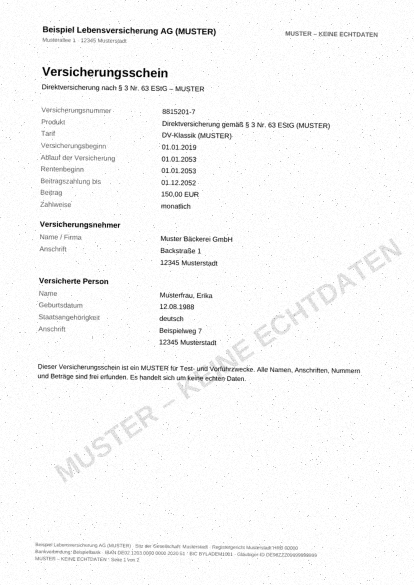
#> input picture tests/fixtures/synthetic/MUSTER_Police_Scan_lowres.png, 827 x 1170 px (shown at 1/2 size); its folder holds only this picture in this run
$ python -i preprocess.py   (imports and definitions only)
#> lines starting #> are read from the running program, lines starting #| are printed output that depends on the picture; after the words box and inside, x2 and y2 are one past the last pixel; in counts of white or black regions, pixels touching at a corner belong together
"""Bildvorverarbeitung für die Texterkennung (Graustufen, Vergrößern, Begradigen, Entrauschen).

Alle Funktionen arbeiten im Speicher und verändern das übergebene Bild nicht.

Winkelkonvention: Winkel in Grad, positiv = gegen den Uhrzeigersinn – wie bei
``PIL.Image.rotate``. ``estimate_skew()`` liefert den Korrekturwinkel, d. h.
``image.rotate(estimate_skew(image))`` begradigt das Bild.
"""

from __future__ import annotations

import math

import numpy as np
from PIL import Image, ImageFilter

from ..documents.pages import to_rgb

#: Zielauflösung für Tesseract.
TARGET_OCR_DPI = 300.0
#: Höchster Vergrößerungsfaktor.
MAX_UPSCALE_FACTOR = 3.0
#: Größte Bildfläche nach dem Vergrößern (ca. 1,5 × A4 bei 300 dpi).
MAX_UPSCALE_PIXELS = 14_000_000
#: Begradigung erst ab diesem Winkel (Grad).
MIN_DESKEW_ANGLE = 0.5
#: Gesuchter Winkelbereich (± Grad) und Schrittweite.
MAX_SKEW_ANGLE = 5.0
SKEW_STEP = 0.25

_SKEW_ANALYSIS_MAX_SIDE = 1200
_MIN_INK_SHARE = 0.002
_MAX_INK_SHARE = 0.5
_MIN_GAIN = 1.02  # bester Winkel muss das Profil um mind. 2 % gegenüber 0° verbessern


def to_grayscale(image: Image.Image) -> Image.Image:
    """Bild als 8-Bit-Graustufen ("L"); Transparenz wird auf Weiß gelegt."""
    if image.mode == "L":
        return image.copy()
    if image.mode == "1":
        return image.convert("L")
    return to_rgb(image).convert("L")


# [25 lines left out: function upscale_if_small, not called in this run]


def _otsu_threshold(gray: np.ndarray) -> int:
    hist = np.bincount(gray.ravel(), minlength=256).astype(np.float64)
    total = gray.size
    if total == 0:
        return 128
    weights = np.arange(256, dtype=np.float64)
    cum_count = np.cumsum(hist)
    cum_mean = np.cumsum(hist * weights)
    global_mean = cum_mean[-1] / total
    with np.errstate(divide="ignore", invalid="ignore"):
        between = (global_mean * cum_count - cum_mean) ** 2 / (cum_count * (total - cum_count))
    between = np.nan_to_num(between, nan=0.0, posinf=0.0, neginf=0.0)
    return int(np.argmax(between))


def binarize(image: Image.Image) -> np.ndarray:
    """Otsu-Binarisierung: ``True`` = dunkles Pixel (Schrift)."""
    gray = np.asarray(to_grayscale(image), dtype=np.uint8)
    return gray <= _otsu_threshold(gray)


def _profile_score(ink: Image.Image) -> float:
    rows = np.asarray(ink, dtype=np.float64).sum(axis=1)
    diffs = np.diff(rows)
    return float((diffs * diffs).sum())


def estimate_skew(image: Image.Image, max_angle: float = MAX_SKEW_ANGLE, step: float = SKEW_STEP) -> float:
    """Schräglage über Projektionsprofile schätzen (Korrekturwinkel in Grad, siehe Modul).

    Analyse auf einer verkleinerten, binarisierten Kopie; geprüft werden
    Winkel von ``-max_angle`` bis ``+max_angle`` in Schritten von ``step``.
    Ohne erkennbare Textzeilen wird 0.0 zurückgegeben.
    """
    if image.width < 16 or image.height < 16 or step <= 0:
        return 0.0
    gray = to_grayscale(image)
    longest = max(gray.size)
    if longest > _SKEW_ANALYSIS_MAX_SIDE:
        scale = _SKEW_ANALYSIS_MAX_SIDE / longest
        gray = gray.resize(
            (max(1, round(gray.width * scale)), max(1, round(gray.height * scale))),
            Image.Resampling.BILINEAR,
        )
    ink_mask = binarize(gray)
    ink_share = float(ink_mask.mean())
    if not _MIN_INK_SHARE <= ink_share <= _MAX_INK_SHARE:
        return 0.0
    ink = Image.fromarray((ink_mask * 255).astype(np.uint8))
    steps = int(round(max_angle / step))
    angles = [i * step for i in range(-steps, steps + 1)]
    scores = {
        angle: _profile_score(ink.rotate(angle, resample=Image.Resampling.NEAREST, expand=False, fillcolor=0))
        for angle in angles
    }
    best_angle = max(scores, key=lambda a: (scores[a], -abs(a)))
    baseline = scores.get(0.0, 0.0)
    if best_angle == 0.0 or baseline <= 0 or scores[best_angle] < baseline * _MIN_GAIN:
        return 0.0
    return float(best_angle)


def deskew(image: Image.Image, min_angle: float = MIN_DESKEW_ANGLE) -> tuple[Image.Image, float]:
    """Bild begradigen, wenn die Schräglage größer als ``min_angle`` ist.

    Rückgabe: (Bild, angewendeter Winkel). Der Winkel ist 0.0, wenn nichts
    gedreht wurde. Größe bleibt gleich (Drehung um die Bildmitte, Rand weiß).
    """
    angle = estimate_skew(image)
    if abs(angle) <= min_angle:
        return image, 0.0
    fill: int | tuple[int, ...] = 255 if image.mode in ("L", "1") else (255,) * len(image.getbands())
    rotated = image.rotate(angle, resample=Image.Resampling.BICUBIC, expand=False, fillcolor=fill)
    return rotated, angle


# [51 lines left out: functions rotate_point_back, denoise_median, rotate_box_back, not called in this run]

>>> from PIL import Image
>>> picture = Image.open('../../../tests/fixtures/synthetic/MUSTER_Police_Scan_lowres.png')
#> picture is the input picture: PIL image 827x1170 L; min 0, max 255, mean 247.8
>>> result = deskew(picture)
#> in _otsu_threshold, `hist = np.bincount(gray.ravel(), minlength=256).astype(np.float64)`: hist = 256 values, max 805054 at index 255, min 0 at index 1, mean 3779.6
#> in _otsu_threshold, `cum_count = np.cumsum(hist)`: cum_count = 256 values from 755 to 967590
#> in _otsu_threshold, `cum_mean = np.cumsum(hist * weights)`: cum_mean = 256 values from 0 to 239727166
#> in _otsu_threshold, `global_mean = cum_mean[-1] / total`: global_mean = 247.8
#> in _otsu_threshold, `between = np.nan_to_num(between, nan=0.0, posinf=0.0, neginf=0.0)`: between = 256 values, max 545.6 at index 170, min 0 at index 255, mean 370.8
#> in binarize, `return gray <= _otsu_threshold(gray)`:
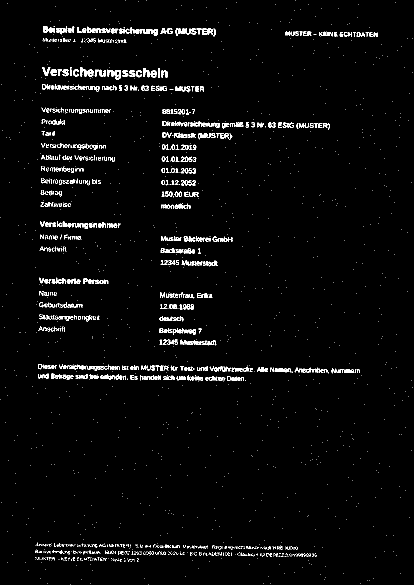
#> returned value: shape (1170, 827) bool (shown at 1/2 size); 2.8% white in thin lines or dots
#> in estimate_skew, `ink_share = float(ink_mask.mean())`: ink_share = 0.0276
#> in estimate_skew, `ink = Image.fromarray((ink_mask * 255).astype(np.uint8))`: ink: PIL image 827x1170 L; 2.8% white in thin lines or dots
#> in _profile_score, `rows = np.asarray(ink, dtype=np.float64).sum(axis=1)`: rows = 1170 values, max 33660 at index 269, min 0 at index 0, mean 5816.2
#> in _profile_score, `diffs = np.diff(rows)`: diffs = 1169 values, max 6630 at index 261, min -6120 at index 343, mean 0
#> in estimate_skew, `scores = { angle: _profile_score(ink.rotate(angle, resample=Image.Resa..`: scores = 41 items
#> in estimate_skew, `best_angle = max(scores, key=lambda a: (scores[a], -abs(a)))`: best_angle = 0.75
#> in estimate_skew, `baseline = scores.get(0.0, 0.0)`: baseline = 1.47e+10
#> in deskew, `angle = estimate_skew(image)`: angle = 0.75
#> in deskew, `fill: int | tuple[int, ...] = 255 if image.mode in ("L", "1") else (25..`: fill = 255
#> in deskew, `rotated = image.rotate(angle, resample=Image.Resampling.BICUBIC, expan..`:
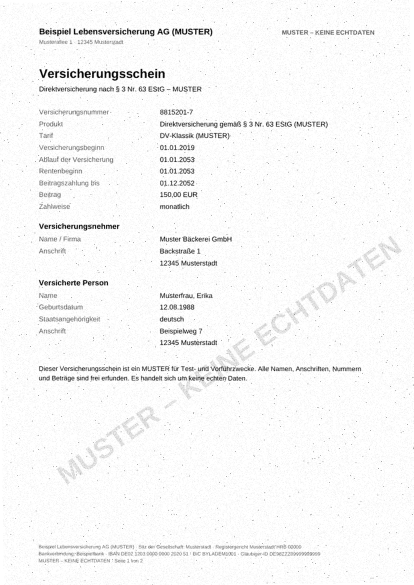
#> rotated: PIL image 827x1170 L (shown at 1/2 size); min 0, max 255, mean 246.9

$ run again, on tests/fixtures/synthetic/MUSTER_Vertragsuebersicht_Portal.png
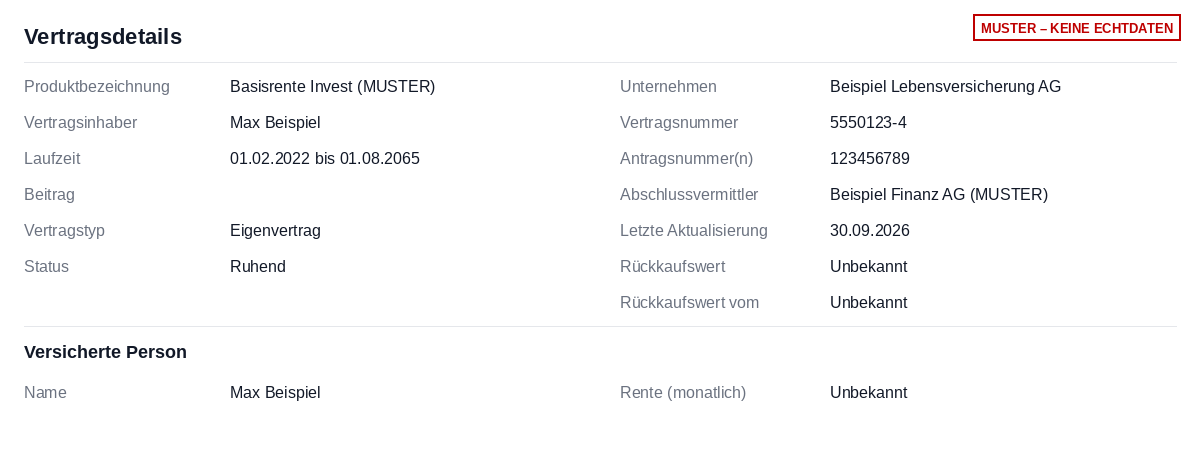
#> input picture tests/fixtures/synthetic/MUSTER_Vertragsuebersicht_Portal.png, 1200 x 470 px
#> picture is the input picture: PIL image 1200x470 RGB; mean R, G, B 250, 249.6, 250
#> hist = 256 values, max 537735 at index 255, min 0 at index 0, mean 2203.1
#> cum_count = 256 values from 0 to 564000
#> cum_mean = 256 values from 0 to 140874015
#> global_mean = 249.8
#> between = 256 values, max 716.3 at index 173, min 0 at index 0, mean 527.6
#> in binarize, `return gray <= _otsu_threshold(gray)`:
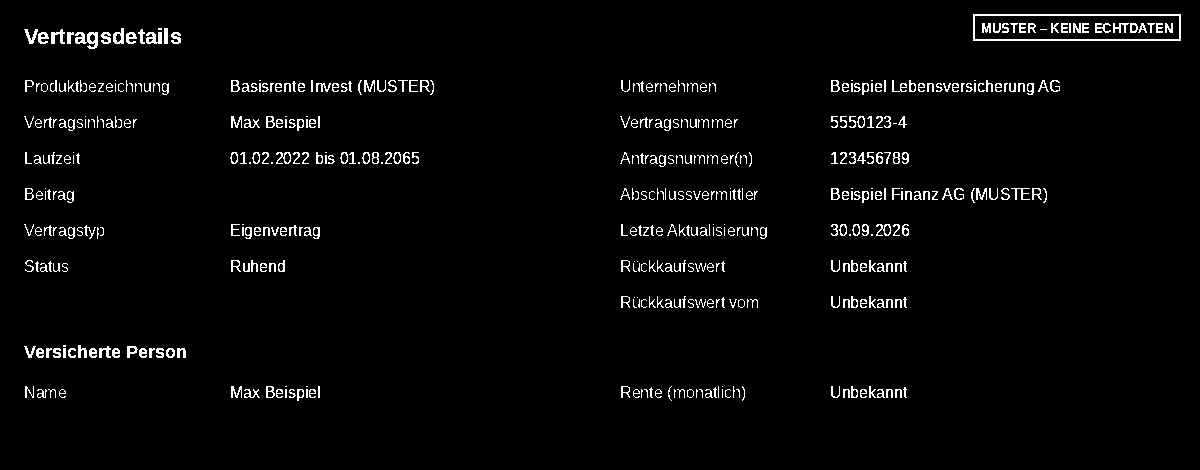
#> returned value: shape (470, 1200) bool; 2.8% white in thin lines or dots, all inside (x1, y1, x2, y2) = (24, 14, 1181, 401)
#> ink_share = 0.0282
#> rows = 470 values, max 32385 at index 65, min 0 at index 8, mean 8149.1
#> diffs = 469 values, max 6375 at index 59, min -7140 at index 313, mean -27.19
#> scores = 41 items
#> best_angle = 0
#> baseline = 4.75e+10
#> angle = 0
